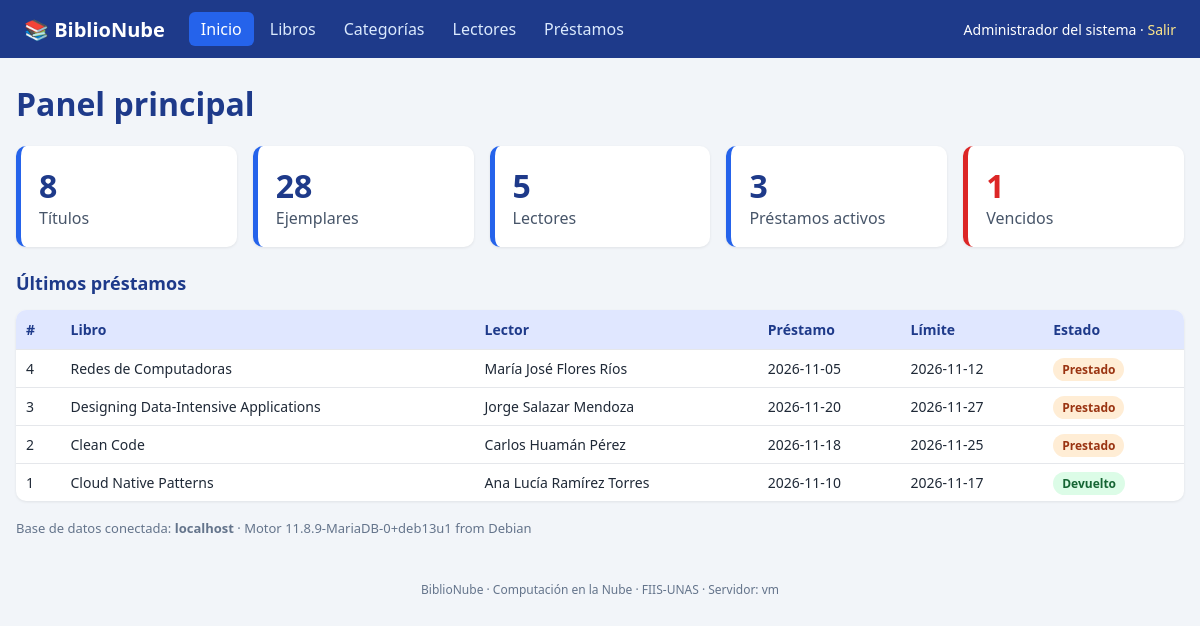
/index.php (signed in), run on the app's committed database.
### tables this page shows
CREATE TABLE prestamos (
  id                INT AUTO_INCREMENT PRIMARY KEY,
  libro_id          INT NOT NULL,
  lector_id         INT NOT NULL,
  usuario_id        INT,
  fecha_prestamo    DATE NOT NULL,
  fecha_limite      DATE NOT NULL,
  fecha_devolucion  DATE NULL,
  estado            ENUM('Prestado','Devuelto') NOT NULL DEFAULT 'Prestado',
  observacion       VARCHAR(255),
  CONSTRAINT fk_prestamo_libro   FOREIGN KEY (libro_id)   REFERENCES libros(id),
  CONSTRAINT fk_prestamo_lector  FOREIGN KEY (lector_id)  REFERENCES lectores(id),
  CONSTRAINT fk_prestamo_usuario FOREIGN KEY (usuario_id) REFERENCES usuarios(id) ON DELETE SET NULL
);

CREATE TABLE libros (
  id           INT AUTO_INCREMENT PRIMARY KEY,
  isbn         VARCHAR(20)  NOT NULL UNIQUE,
  titulo       VARCHAR(200) NOT NULL,
  autor        VARCHAR(150) NOT NULL,
  anio         SMALLINT,
  categoria_id INT,
  stock        INT NOT NULL DEFAULT 1,
  creado_en    TIMESTAMP DEFAULT CURRENT_TIMESTAMP,
  CONSTRAINT fk_libro_categoria FOREIGN KEY (categoria_id)
    REFERENCES categorias(id) ON DELETE SET NULL
);

### includes/funciones.php (called while the page is built, shortened)
<?php
require_once __DIR__ . '/../config/conexion.php';
function e($v): string
{
    return htmlspecialchars((string)$v, ENT_QUOTES, 'UTF-8');
}

### config/conexion.php (called while the page is built, shortened)
<?php
function cfg(string $k): string
{
    $v = getenv($k);
    return ($v !== false && $v !== '') ? $v : constant($k);
}

### index.php (the view, shortened to what this page needs)
<?php
require_once __DIR__ . '/includes/funciones.php';
$pdo = db();
$tot = [
    'libros'    => $pdo->query('SELECT COALESCE(SUM(stock),0) FROM libros')->fetchColumn(),
    'titulos'   => $pdo->query('SELECT COUNT(*) FROM libros')->fetchColumn(),
    'lectores'  => $pdo->query('SELECT COUNT(*) FROM lectores')->fetchColumn(),
    'activos'   => $pdo->query("SELECT COUNT(*) FROM prestamos WHERE estado='Prestado'")->fetchColumn(),
    'vencidos'  => $pdo->query("SELECT COUNT(*) FROM prestamos WHERE estado='Prestado' AND fecha_limite < CURDATE()")->fetchColumn(),
];
$ultimos = $pdo->query(
    "SELECT p.id, l.titulo, CONCAT(le.nombres,' ',le.apellidos) AS lector,
            p.fecha_prestamo, p.fecha_limite, p.estado
       FROM prestamos p
       JOIN libros l   ON l.id = p.libro_id
       JOIN lectores le ON le.id = p.lector_id
   ORDER BY p.id DESC LIMIT 5"
)->fetchAll();
$version = $pdo->query('SELECT VERSION()')->fetchColumn();
require __DIR__ . '/includes/header.php';
?>
<h1>Panel principal</h1>
<div class="tarjetas">
  <div class="tarjeta"><span><?= e($tot['titulos']) ?></span>Títulos</div>
  <div class="tarjeta"><span><?= e($tot['libros']) ?></span>Ejemplares</div>
  <div class="tarjeta"><span><?= e($tot['lectores']) ?></span>Lectores</div>
  <div class="tarjeta"><span><?= e($tot['activos']) ?></span>Préstamos activos</div>
  <div class="tarjeta roja"><span><?= e($tot['vencidos']) ?></span>Vencidos</div>
</div>
<h2>Últimos préstamos</h2>
<table>
  <tr><th>#</th><th>Libro</th><th>Lector</th><th>Préstamo</th><th>Límite</th><th>Estado</th></tr>
  <?php foreach ($ultimos as $p): ?>
  <tr>
    <td><?= e($p['id']) ?></td>
    <td><?= e($p['titulo']) ?></td>
    <td><?= e($p['lector']) ?></td>
    <td class="nw"><?= e($p['fecha_prestamo']) ?></td>
    <td class="nw"><?= e($p['fecha_limite']) ?></td>
    <td><span class="etiqueta <?= $p['estado'] === 'Prestado' ? 'naranja' : 'verde' ?>"><?= e($p['estado']) ?></span></td>
  </tr>
  <?php endforeach; ?>
</table>
<p class="info">Base de datos conectada: <b><?= e(cfg('DB_HOST')) ?></b> · Motor <?= e($version) ?></p>
<?php require __DIR__ . '/includes/footer.php'; ?>

### includes/header.php (shortened to what this page needs)
<?php
$actual = basename($_SERVER['PHP_SELF']);
$menu = [
    'index.php'      => 'Inicio',
    'libros.php'     => 'Libros',
    'categorias.php' => 'Categorías',
    'lectores.php'   => 'Lectores',
    'prestamos.php'  => 'Préstamos',
];
?>
<!DOCTYPE html>
<html lang="es">
<head>
  <link rel="stylesheet" href="assets/estilo.css">
</head>
<body>
<header class="barra">
  <div class="marca">📚 BiblioNube</div>
  <nav>
    <?php foreach ($menu as $url => $nombre): ?>
      <a href="<?= $url ?>" class="<?= $actual === $url ? 'activo' : '' ?>"><?= $nombre ?></a>
    <?php endforeach; ?>
  </nav>
  <div class="sesion">
    <?= e($_SESSION['nombre'] ?? '') ?> · <a href="logout.php">Salir</a>
  </div>
</header>
<main class="contenedor">

### includes/footer.php
</main>
<footer class="pie">
  BiblioNube · Computación en la Nube · FIIS-UNAS · Servidor: <?= e(gethostname()) ?>
</footer>
</body>
</html>

### assets/estilo.css (style rules this page uses)
* { box-sizing: border-box; }
body { margin: 0; font-family: "Segoe UI", Arial, sans-serif; background: #f2f5f9; color: #1f2937; }
a { color: #1d4ed8; text-decoration: none; }
.barra { display: flex; align-items: center; gap: 24px; flex-wrap: wrap; background: #1e3a8a; color: #fff; padding: 12px 24px; }
.barra .marca { font-weight: 700; font-size: 20px; }
.barra nav { display: flex; gap: 4px; flex: 1; flex-wrap: wrap; }
.barra nav a { color: #dbeafe; padding: 6px 12px; border-radius: 6px; }
.barra nav a.activo, .barra nav a:hover { background: #2563eb; color: #fff; }
.barra .sesion { font-size: 14px; }
.barra .sesion a { color: #fde68a; }
.contenedor { max-width: 1400px; margin: 24px auto; padding: 0 16px; }
h1 { margin-top: 0; color: #1e3a8a; }
h2 { font-size: 18px; color: #1e3a8a; }
.tarjetas { display: grid; grid-template-columns: repeat(auto-fit, minmax(170px, 1fr)); gap: 16px; margin-bottom: 24px; }
.tarjeta { background: #fff; border-radius: 10px; padding: 18px; box-shadow: 0 1px 3px rgba(0,0,0,.08); border-left: 5px solid #2563eb; color: #475569; }
.tarjeta span { display: block; font-size: 32px; font-weight: 700; color: #1e3a8a; }
.tarjeta.roja { border-left-color: #dc2626; }
.tarjeta.roja span { color: #dc2626; }
table { width: 100%; border-collapse: collapse; background: #fff; border-radius: 10px; overflow: hidden; box-shadow: 0 1px 3px rgba(0,0,0,.08); font-size: 14px; }
th { background: #e0e7ff; color: #1e3a8a; text-align: left; padding: 10px; }
td { padding: 9px 10px; border-top: 1px solid #e5e7eb; vertical-align: middle; }
.acciones, .nw { white-space: nowrap; }
.etiqueta { padding: 3px 9px; border-radius: 20px; font-size: 12px; font-weight: 600; }
.etiqueta.verde { background: #dcfce7; color: #166534; }
.etiqueta.naranja { background: #ffedd5; color: #9a3412; }
.info { margin-top: 18px; font-size: 13px; color: #64748b; }
.pie { text-align: center; font-size: 12px; color: #64748b; padding: 20px; }

### data on the page
prestamos: id "4", libro.titulo "Redes de Computadoras", lector "María José Flores Ríos", fecha_prestamo "2026-11-05", fecha_limite "2026-11-12", estado "Prestado"
prestamos: id "3", libro.titulo "Designing Data-Intensive Applications", lector "Jorge Salazar Mendoza", fecha_prestamo "2026-11-20", fecha_limite "2026-11-27", estado "Prestado"
prestamos: id "2", libro.titulo "Clean Code", lector "Carlos Huamán Pérez", fecha_prestamo "2026-11-18", fecha_limite "2026-11-25", estado "Prestado"
prestamos: id "1", libro.titulo "Cloud Native Patterns", lector "Ana Lucía Ramírez Torres", fecha_prestamo "2026-11-10", fecha_limite "2026-11-17", estado "Devuelto"

### other printed values
$nombre "Inicio"
$nombre "Libros"
$nombre "Categorías"
$nombre "Lectores"
$nombre "Préstamos"
$_SESSION['nombre'] "Administrador del sistema"
$tot['titulos'] "8"
$tot['libros'] "28"
$tot['lectores'] "5"
$tot['activos'] "3"
$tot['vencidos'] "1"
cfg('DB_HOST') "localhost"
$version "11.8.9-MariaDB-0+deb13u1 from Debian"
gethostname() "vm"
